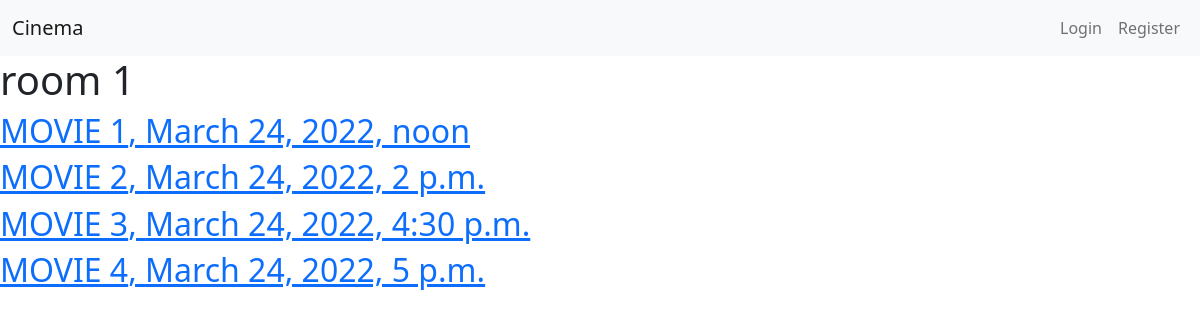
The page /movie/1/ on the database its author committed.
### plan/models.py (models this page shows, shortened)
class Room(models.Model):
    name = models.CharField(_("name"), unique=True, max_length=127)
    movies = models.ManyToManyField(
        "plan.Movie",
        verbose_name=_("movies"),
        related_name="rooms",
        through="plan.Schedule",
        )
    objects = RoomManager()
    class Meta:
        verbose_name = _("Room")
        verbose_name_plural = _("Rooms")

class Schedule(models.Model):
    room = models.ForeignKey("plan.Room", verbose_name=_("room"), on_delete=models.CASCADE)
    movie = models.ForeignKey("plan.Movie", verbose_name=_("movie"), on_delete=models.CASCADE)
    date_time = models.DateTimeField(_("movie date time"), auto_now=False, auto_now_add=False)
    class Meta:
        verbose_name = _("Schedule")
        verbose_name_plural = _("Schedules")
        constraints = [
            models.UniqueConstraint(fields=['room', 'date_time'], name='unique_room_datetime')
        ]

class Movie(models.Model):
    title = models.CharField(_("name"), max_length=127, unique=True)
    poster = models.ImageField(_("poster"), upload_to='movie', height_field=None, width_field=None, max_length=None)
    class Meta:
        verbose_name = _("Movie")
        verbose_name_plural = _("Movies")
        constraints = [
            models.UniqueConstraint(fields=['title', 'poster'], name='unique_title'), # this will enforce new poster for each movie
        ]

### plan/views.py (the view)
# urls.py: path('movie/<int:room_id>/', ScheduleView.as_view(), name='schedules'),
class ScheduleView(views.View):
    template_name = 'schedules.html'
    def get(self, request, *args, **kwargs):
        room_id = kwargs['room_id']
        room = get_object_or_404(Room, pk=room_id)
        schedules = Schedule.objects.filter(room_id=room_id)
        context = {
            'room': room,
            'schedules': schedules
        }
        return render(request, self.template_name, context)

### plan/models.py (called while the page is built)
    def get_queryset(self):
        return super().get_queryset()

### plan/templates/schedules.html (shortened to what this page needs)
{% extends "plan_base.html" %}
{% block content %}
<h1>{{ room.name }}</h1>
{% for schedule in schedules%}
<h2>
  <a href="{% url 'seat' schedule.id %}">
    {{ schedule.movie.title|upper }}, {{ schedule.date_time}}
  </a>
</h2>
{% endfor %}
{% endblock %}

### rows shown on the page
Room: name "room 1"
Schedule: movie "MOVIE 1", date_time "March 24, 2022, noon"
Schedule: movie "MOVIE 2", date_time "March 24, 2022, 2 p.m."
Schedule: movie "MOVIE 3", date_time "March 24, 2022, 4:30 p.m."
Schedule: movie "MOVIE 4", date_time "March 24, 2022, 5 p.m."
